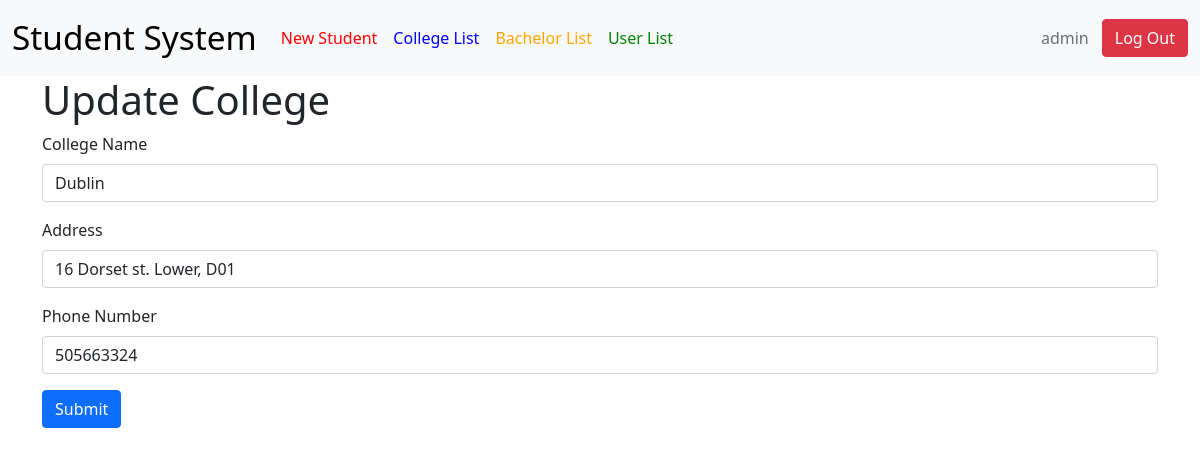
Screenshot of /UpdateCollege.php?id=1 (signed in) with the database file from the repository.
### tables this page shows
CREATE TABLE `collegebrach` (
  `id` int(11) NOT NULL,
  `nameC` varchar(256) NOT NULL,
  `addressC` varchar(256) NOT NULL,
  `phoneNumberC` varchar(256) NOT NULL
);

### UpdateCollege.php (the view, shortened to what this page needs)
<?php
include 'library/DBConnection.php';
$sql = "SELECT * FROM collegebrach WHERE id=" . $_GET['id'];
$result = $conn->query($sql);
$row=$result->fetch_assoc();
?>
<!DOCTYPE html>
<html>
<head>
    <link href="https://cdn.jsdelivr.net/npm/bootstrap@5.0.0-beta1/dist/css/bootstrap.min.css" rel="stylesheet">
</head>
<body>
    <?php include 'NavBar.php' ?>
    <div class="container">
        <h1>Update College</h1>
        <form action="EditCollege.php" method="POST">
            <div class="mb-3">
                <label for="name" class="form-label">College Name</label>
                <input type="text" class="form-control" id="name" name="name" aria-describedby="nameHelp" value="<?= $row['nameC'] ?>">
            </div>
            <div class="mb-3">
                <label for="address" class="form-label">Address</label>
                <input type="text" class="form-control" id="address" name="address" aria-describedby="addressHelp" value="<?= $row['addressC']?>">
            </div>
            <div class="mb-3">
                <label for="phoneNumber" class="form-label">Phone Number</label>
                <input type="text" class="form-control" id="phoneNumber" name="phoneNumber" aria-describedby="phoneNumberHelp" value="<?= $row['phoneNumberC']?>">
            </div>
            <button type="submit" class="btn btn-primary">Submit</button>
        </form>
    </div>
</body>
</html>

### rows the page displays
collegebrach: name "Dublin", address "16 Dorset st. Lower, D01", phoneNumber "505663324"

### other values shown
$_SESSION['username'] "admin"
